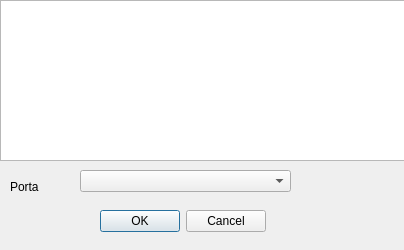
<?xml version="1.0" encoding="UTF-8"?>
<ui version="4.0">
 <class>DialogJack</class>
 <widget class="QDialog" name="DialogJack">
  <property name="geometry">
   <rect>
    <x>0</x>
    <y>0</y>
    <width>404</width>
    <height>250</height>
   </rect>
  </property>
  <property name="windowTitle">
   <string>Jack</string>
  </property>
  <widget class="QComboBox" name="portas">
   <property name="geometry">
    <rect>
     <x>80</x>
     <y>170</y>
     <width>211</width>
     <height>22</height>
    </rect>
   </property>
  </widget>
  <widget class="QDialogButtonBox" name="buttonBox">
   <property name="geometry">
    <rect>
     <x>100</x>
     <y>210</y>
     <width>166</width>
     <height>22</height>
    </rect>
   </property>
   <property name="standardButtons">
    <set>QDialogButtonBox::Cancel|QDialogButtonBox::Ok</set>
   </property>
  </widget>
  <widget class="QLabel" name="label">
   <property name="geometry">
    <rect>
     <x>10</x>
     <y>180</y>
     <width>58</width>
     <height>14</height>
    </rect>
   </property>
   <property name="text">
    <string>Porta</string>
   </property>
  </widget>
  <widget class="QGraphicsView" name="img">
   <property name="geometry">
    <rect>
     <x>0</x>
     <y>0</y>
     <width>411</width>
     <height>161</height>
    </rect>
   </property>
  </widget>
 </widget>
 <resources/>
 <connections/>
</ui>
